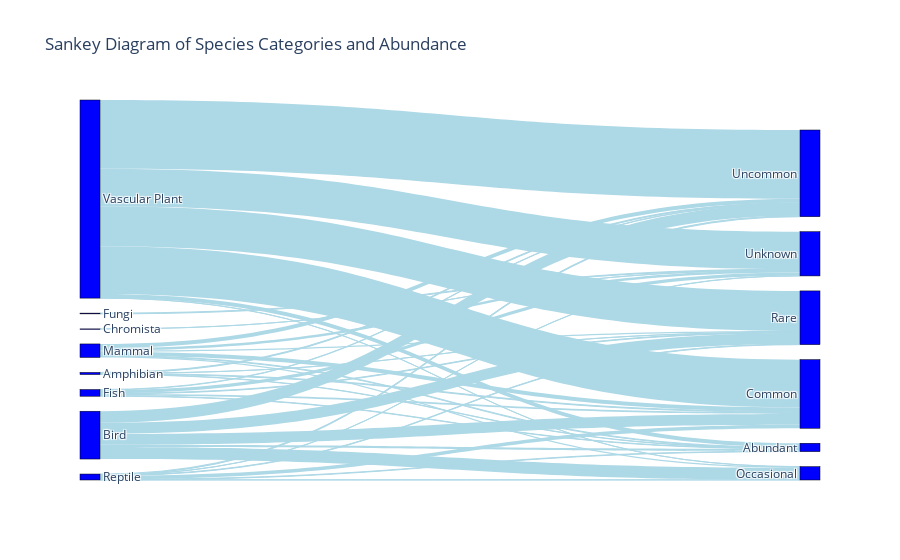

The notebook cell this image was saved under:
### Code cell
# Prepare the data by grouping by 'Category' and 'Abundance' and counting occurrences
sankey_data = df_combined.groupby(['Category', 'Abundance']).size().reset_index(name='Count')

# Create lists of unique 'Category' and 'Abundance' values for Sankey nodes
categories = sankey_data['Category'].unique().tolist()
abundances = sankey_data['Abundance'].unique().tolist()

# Combine both categories and abundances into one list of nodes
all_nodes = categories + abundances

# Create a dictionary for node labels to numeric indices
node_indices = {node: i for i, node in enumerate(all_nodes)}

# Map source and target nodes to their corresponding indices
sankey_data['source'] = sankey_data['Category'].map(node_indices)
sankey_data['target'] = sankey_data['Abundance'].map(node_indices)

# Extract the source, target, and value (flow) data for the Sankey diagram
sources = sankey_data['source'].tolist()
targets = sankey_data['target'].tolist()
values = sankey_data['Count'].tolist()

# Step 2: Create the Sankey Diagram
fig = go.Figure(go.Sankey(
    node=dict(
        pad=15,            # Padding between nodes
        thickness=20,      # Thickness of nodes
        line=dict(color="black", width=0.5),
        label=all_nodes,   # The labels for the nodes
        color="blue"       # Color for nodes
    ),
    link=dict(
        source=sources,    # Indices of source nodes
        target=targets,    # Indices of target nodes
        value=values,      # The values (flows) between nodes
        color="lightblue"  # Color for the links
    )
))

# Add a title and show the figure
fig.update_layout(title_text="Sankey Diagram of Species Categories and Abundance", font_size=12)
fig.show()

### Figure 1 — Plotly figure (JSON) as saved in the notebook; plotly's stock layout.template omitted (floating-point values rounded to 4 significant figures)
{"data": [{"link": {"color": "lightblue", "source": [0, 0, 0, 0, 1, 1, 1, 1, 1, 2, 3, 3, 3, 3, 3, 4, 5, 5, 5, 5, 5, 5, 6, 6, 6, 6, 6, 6, 7, 7, 7, 7, 7, 7], "target": [8, 9, 10, 11, 8, 9, 12, 10, 11, 13, 8, 9, 10, 11, 13, 13, 8, 9, 12, 10, 11, 13, 8, 9, 12, 10, 11, 13, 8, 9, 12, 10, 11, 13], "value": [5, 12, 2, 14, 36, 168, 187, 173, 181, 1, 7, 29, 10, 7, 51, 12, 11, 61, 17, 19, 64, 38, 8, 55, 3, 9, 15, 3, 64, 744, 1, 624, 1070, 584]}, "node": {"color": "blue", "label": ["Amphibian", "Bird", "Chromista", "Fish", "Fungi", "Mammal", "Reptile", "Vascular Plant", "Abundant", "Common", "Rare", "Uncommon", "Occasional", "Unknown"], "line": {"color": "black", "width": 0.5}, "pad": 15, "thickness": 20}, "type": "sankey"}], "layout": {"font": {"size": 12}, "title": {"text": "Sankey Diagram of Species Categories and Abundance"}}}
